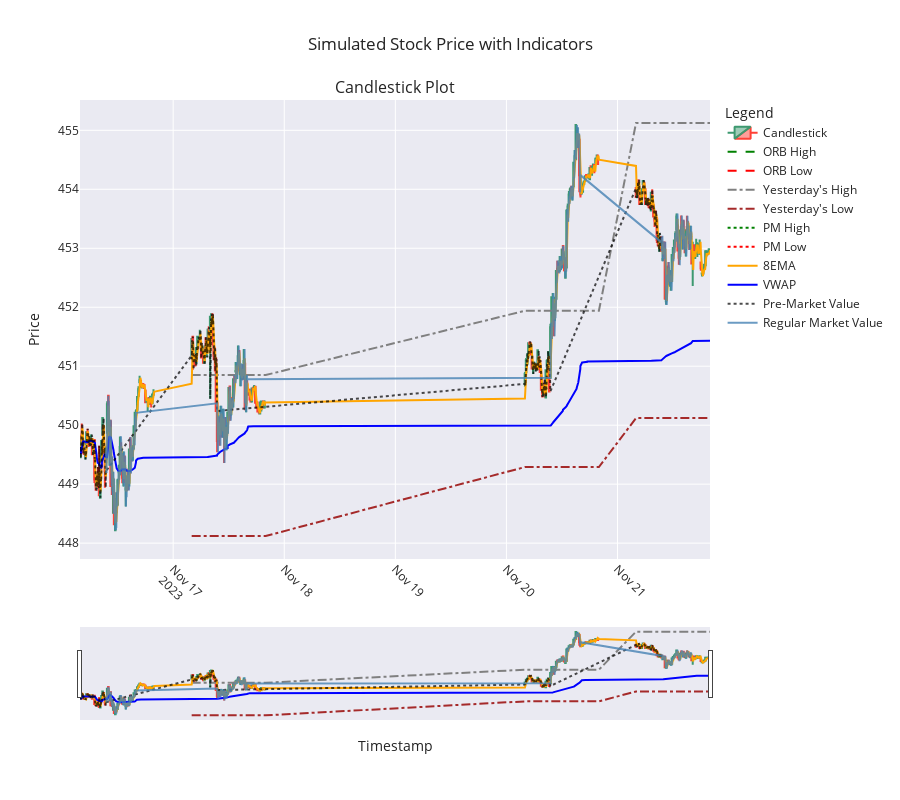

The code cell stored with this chart in its notebook:
### Markdown cell above
# Candlestick Chart with Indicators

This cell generates an interactive candlestick chart using Plotly, enriched with various technical indicators to provide insights into stock price movements. The chart includes:

- **Candlestick Data**: Visual representation of open, high, low, and close prices for each interval.
- **Indicators**:
    - **ORB High/Low**: Opening Range Breakout levels.
    - **Yesterday's High/Low**: Previous day's high and low prices.
    - **PM High/Low**: Pre-market high and low prices.
    - **8EMA**: Exponential Moving Average with a period of 8.
    - **VWAP**: Volume Weighted Average Price.
- **Session Data**:
    - Pre-market and regular market sessions are distinguished with separate line plots for their respective closing prices.

The chart is interactive, allowing users to hover over data points for detailed information and toggle between different views for better analysis.

### Code cell
from plotly.subplots import make_subplots
import plotly.graph_objects as go
import plotly.express as px

def plot_candlestick_with_indicators(candlestick_data, simulated_data):
    # Create a figure with a single subplot
    fig = make_subplots(rows=1, cols=1, shared_xaxes=True, 
                        vertical_spacing=0.1, 
                        subplot_titles=("Candlestick Plot",))
    # Add candlestick traces
    fig.add_trace(go.Candlestick(
        x=candlestick_data.index,
        open=candlestick_data['Open'],
        high=candlestick_data['High'],
        low=candlestick_data['Low'],
        close=candlestick_data['Close'],
        name='Candlestick',
        opacity=1
    ), row=1, col=1)

    # Add indicators to the candlestick plot
    fig.add_trace(go.Scatter(
        x=simulated_data['Timestamp'],
        y=simulated_data['ORB_High'],
        mode='lines',
        name='ORB High',
        line=dict(color='green', dash='dash')
    ), row=1, col=1)

    fig.add_trace(go.Scatter(
        x=simulated_data['Timestamp'],
        y=simulated_data['ORB_Low'],
        mode='lines',
        name='ORB Low',
        line=dict(color='red', dash='dash')
    ), row=1, col=1)

    fig.add_trace(go.Scatter(
        x=simulated_data['Timestamp'],
        y=simulated_data['Yest_High'],
        mode='lines',
        name="Yesterday's High",
        line=dict(color='gray', dash='dashdot')
    ), row=1, col=1)
    
    fig.add_trace(go.Scatter(
        x=simulated_data['Timestamp'],
        y=simulated_data['Yest_Low'],
        mode='lines',
        name="Yesterday's Low",
        line=dict(color='brown', dash='dashdot')
    ), row=1, col=1)

    fig.add_trace(go.Scatter(
        x=simulated_data['Timestamp'],
        y=simulated_data['PM_High'],
        mode='lines',
        name='PM High',
        line=dict(color='green', dash='dot')
    ), row=1, col=1)

    fig.add_trace(go.Scatter(
        x=simulated_data['Timestamp'],
        y=simulated_data['PM_Low'],
        mode='lines',
        name='PM Low',
        line=dict(color='red', dash='dot')
    ), row=1, col=1)

    fig.add_trace(go.Scatter(
        x=simulated_data['Timestamp'],
        y=simulated_data['8EMA'],
        mode='lines',
        name='8EMA',
        line=dict(color='orange')
    ), row=1, col=1)

    fig.add_trace(go.Scatter(
        x=simulated_data['Timestamp'],
        y=simulated_data['VWAP'],
        mode='lines',
        name='VWAP',
        line=dict(color='blue')
    ), row=1, col=1)

    # Add PM and Regular Market values
    fig.add_trace(go.Scatter(
        x=simulated_data[simulated_data['Session'] == 'PM']['Timestamp'],
        y=simulated_data[simulated_data['Session'] == 'PM']['Close'],
        mode='lines',
        name='Pre-Market Value',
        line=dict(color='black', dash='dot'),
        opacity=0.7
    ), row=1, col=1)
    
    fig.add_trace(go.Scatter(
        x=simulated_data[simulated_data['Session'] == 'Regular Market']['Timestamp'],
        y=simulated_data[simulated_data['Session'] == 'Regular Market']['Close'],
        mode='lines',
        name='Regular Market Value',
        line=dict(color='steelblue'),
        opacity=0.8
    ), row=1, col=1)

    # Update layout for better appearance
    fig.update_layout(
        title="Simulated Stock Price with Indicators",
        xaxis_title="Timestamp",
           yaxis_title="Price",
        legend_title="Legend",
        xaxis=dict(tickangle=45),
        template="seaborn",
        hovermode='x unified',
        height=800  # Make the graph taller
    )

    # Show the plot
    fig.show()

# Example usage
plot_candlestick_with_indicators(candlestick_data, retrieved_data)

### Figure 1 — Plotly figure (JSON) as saved in the notebook; plotly's stock layout.template omitted (floating-point values rounded to 4 significant figures; data arrays with more than 128 entries replaced by an {"elided": "..."} marker saying what was removed)
{"data": [{"close": {"elided": "256 float values"}, "high": {"elided": "256 float values"}, "low": {"elided": "256 float values"}, "name": "Candlestick", "opacity": 1, "open": {"elided": "256 float values"}, "type": "candlestick", "x": {"elided": "256 str values"}, "xaxis": "x", "yaxis": "y"}, {"line": {"color": "green", "dash": "dash"}, "mode": "lines", "name": "ORB High", "type": "scatter", "x": {"elided": "3840 str values"}, "xaxis": "x", "y": {"elided": "3840 float values"}, "yaxis": "y"}, {"line": {"color": "red", "dash": "dash"}, "mode": "lines", "name": "ORB Low", "type": "scatter", "x": {"elided": "3840 str values"}, "xaxis": "x", "y": {"elided": "3840 float values"}, "yaxis": "y"}, {"line": {"color": "gray", "dash": "dashdot"}, "mode": "lines", "name": "Yesterday's High", "type": "scatter", "x": {"elided": "3840 str values"}, "xaxis": "x", "y": {"elided": "3840 float values"}, "yaxis": "y"}, {"line": {"color": "brown", "dash": "dashdot"}, "mode": "lines", "name": "Yesterday's Low", "type": "scatter", "x": {"elided": "3840 str values"}, "xaxis": "x", "y": {"elided": "3840 float values"}, "yaxis": "y"}, {"line": {"color": "green", "dash": "dot"}, "mode": "lines", "name": "PM High", "type": "scatter", "x": {"elided": "3840 str values"}, "xaxis": "x", "y": {"elided": "3840 float values"}, "yaxis": "y"}, {"line": {"color": "red", "dash": "dot"}, "mode": "lines", "name": "PM Low", "type": "scatter", "x": {"elided": "3840 str values"}, "xaxis": "x", "y": {"elided": "3840 float values"}, "yaxis": "y"}, {"line": {"color": "orange"}, "mode": "lines", "name": "8EMA", "type": "scatter", "x": {"elided": "3840 str values"}, "xaxis": "x", "y": {"elided": "3840 float values"}, "yaxis": "y"}, {"line": {"color": "blue"}, "mode": "lines", "name": "VWAP", "type": "scatter", "x": {"elided": "3840 str values"}, "xaxis": "x", "y": {"elided": "3840 float values"}, "yaxis": "y"}, {"line": {"color": "black", "dash": "dot"}, "mode": "lines", "name": "Pre-Market Value", "opacity": 0.7, "type": "scatter", "x": {"elided": "1320 str values"}, "xaxis": "x", "y": {"elided": "1320 float values"}, "yaxis": "y"}, {"line": {"color": "steelblue"}, "mode": "lines", "name": "Regular Market Value", "opacity": 0.8, "type": "scatter", "x": {"elided": "1560 str values"}, "xaxis": "x", "y": {"elided": "1560 float values"}, "yaxis": "y"}], "layout": {"annotations": [{"font": {"size": 16}, "showarrow": false, "text": "Candlestick Plot", "x": 0.5, "xanchor": "center", "xref": "paper", "y": 1, "yanchor": "bottom", "yref": "paper"}], "height": 800, "hovermode": "x unified", "legend": {"title": {"text": "Legend"}}, "title": {"text": "Simulated Stock Price with Indicators"}, "xaxis": {"anchor": "y", "domain": [0, 1], "tickangle": 45, "title": {"text": "Timestamp"}}, "yaxis": {"anchor": "x", "domain": [0, 1], "title": {"text": "Price"}}}}
